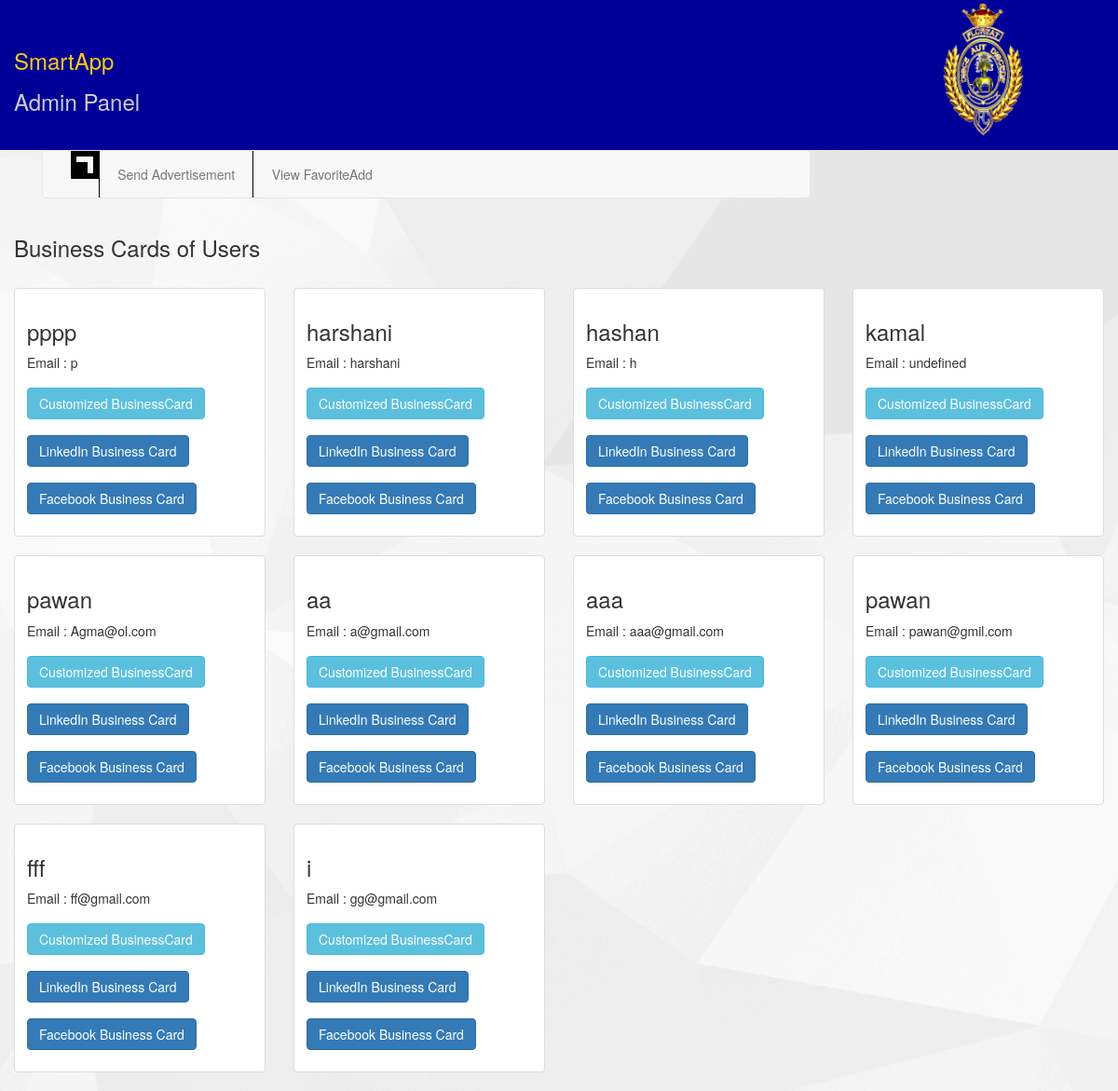
Screenshot of /repShowBusinessCard.php with the database file from the repository.
### tables this page shows
CREATE TABLE `user` (
  `id` int(11) NOT NULL,
  `name` varchar(50) NOT NULL,
  `email` varchar(50) NOT NULL,
  `password` varchar(50) NOT NULL,
  `class` varchar(20) NOT NULL,
  `dob` date NOT NULL,
  `address` varchar(150) NOT NULL,
  `contact_no` int(20) NOT NULL,
  `home` int(15) NOT NULL,
  `profession` varchar(50) NOT NULL,
  `office_address` varchar(150) NOT NULL,
  `office_phone` int(11) NOT NULL,
  `office_email` varchar(50) NOT NULL,
  `role` varchar(50) NOT NULL,
  `request` int(10) NOT NULL DEFAULT '0',
  `requestdate` date NOT NULL,
  `reset` int(10) NOT NULL DEFAULT '0',
  `image` varchar(255) NOT NULL DEFAULT 'images/default.png'
);

### repShowBusinessCard.php (the view, shortened to what this page needs)
<!DOCTYPE html PUBLIC "-//W3C//DTD XHTML 1.0 Transitional//EN" "http://www.w3.org/TR/xhtml1/DTD/xhtml1-transitional.dtd">
<html xmlns="http://www.w3.org/1999/xhtml">
  <head>
    <link rel="stylesheet" href="css/bootstrap.min.css">
    <link rel="stylesheet" href="css/style.css">
    <link rel="stylesheet" href="https://maxcdn.bootstrapcdn.com/font-awesome/4.5.0/css/font-awesome.min.css">
    <link type="text/css" rel="stylesheet" href="sideviewmenu.css" />
  </head>
  <body background="img/body.jpg">
    <div class="container-fluid" id="maincontainer">
      <div class="col-md-4 box1">
        <p class="smartappheading">SmartApp</p>
        <p>Admin Panel</p>
      </div>
      <div class="col-md-2">
        <img src="img/oie_trans.gif" width="100" height="150" />
      </div>
    </div>
    <div class="container-fluid" id="middlecontainer">
    <div class="container">
      <div class="col-md-9">
        <nav class="navbar navbar-default">
          <div class="container-fluid">
            <div class="collapse navbar-collapse" id="myNavbar">
              <ul class="nav navbar-nav">
                <li class="toggler" onClick="sideviewmenu.toggle()"></li>
                <li class=" navbar_margin"><a href="repSendAdd.php">Send Advertisement</a></li>
                <li class=" navbar_margin"><a href="repFavAdd.php">View FavoriteAdd</a></li>
              </ul>
            </div>
          </div>
        </nav>
      </div>
    </div>
<div class="row">
<div class="col-md-12">
<br/>
<h3>Business Cards of Users </h3>
<br/>
<?php
include("database_connect.php");
$query = "select * from user where request='1' ";
$result=mysqli_query($con,$query);
?>
<div class="row">
<?php while($row=mysqli_fetch_array($result)){ ?>
  <div class="col-xs-6 col-md-3">
    <div class="thumbnail" style="background: white">
      <div class="caption">
        <h3><?php echo $row['name']; ?></h3>
		    <p>Email         : <?php echo $row['email']; ?></p>
        <p><a href="approve.php?sendId=<?= $row['id'] ?>" onclick="pop_up(this);return false;" class="btn btn-info" role="button">Customized BusinessCard</a><br/>
        <p><a href="approveL.php?sendId=<?= $row['id'] ?>" onclick="pop_up(this);return false;" class="btn btn-primary" role="button">LinkedIn Business Card</a><br/>
        <p><a href="approveF.php?sendId=<?= $row['id'] ?>" onclick="pop_up(this);return false;" class="btn btn-primary" role="button">Facebook Business Card</a><br/>
      </div>
    </div>
  </div>
  <?php
}
?>
</div>
</div>
</div>
</div>
</body>
</html>

### css/style.css (style rules this page uses)
#maincontainer { background-color:#009 }
.box1 { color:#CCC; font-size:24px; padding:1em; padding-top:2em; padding-left:0; }
.smartappheading { color:#FC0; font:"MS Serif", "New York", serif; }
#middlecontainer { background-image:url(../images/body.jpg) }
.navbar_margin { padding-left:.3em; padding-right:.3em; border-left:1px solid black; }
.navbar-default { margin-bottom:0; }
.btn { margin-top: 7px; }

### sideviewmenu.css (style rules this page uses)
body { -webkit-transition: background 0.5s ease-in; transition: background 0.5s ease-in; }
.toggler { width: 30px; height: 30px; border: 6px solid black; text-indent: -100000px; position: relative; cursor: pointer; }
.toggler::before { position: absolute; border: 6px solid black; content: ''; width: 100%; height: 20%; top: 6px; left: -6px; display: block; }

### rows the page displays
user: name "pppp", email "p"
user: name "harshani", email "harshani"
user: name "hashan", email "h"
user: name "kamal", email "undefined"
user: name "pawan", email "Agma@ol.com"
user: name "aa", email "a@gmail.com"
user: name "aaa", email "aaa@gmail.com"
user: name "pawan", email "pawan@gmil.com"
user: name "fff", email "ff@gmail.com"
user: name "i", email "gg@gmail.com"
